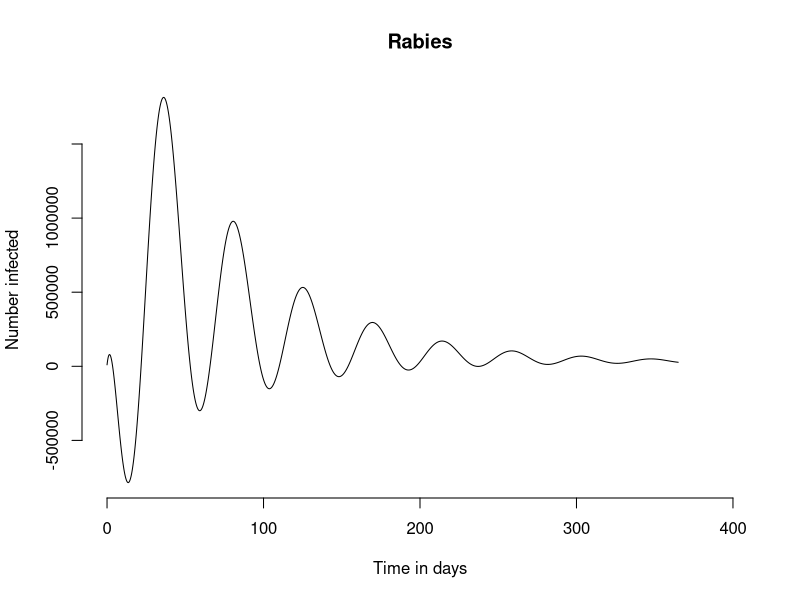

The R script that drew this image:
rm(list=ls())

sir <- function(t,y,parms){
#ds
  with(c(as.list(y),parms),{
    dSdT <- -Lambda*S-Tau*S +Psi*V+B*N- Mu1 * S
    dEdT <- Lambda*S - Gamma*E -Mu1 * E
    dIdT <- Gamma*E-Mu1*I-Mu2*I
    dVdT <- Tau*S - Psi * V - Mu1 * V
    
    return(list(c(dSdT,dVdT,dEdT,dIdT)))
  })
}




time <- 0



N0 <- 1000000


pop.SI <- c(S = (1-0.02)*N0,
            E = (0.01)*N0,
            I = (0.01)*N0, 
            V=0 )       



values <- c(B = 0.0005,Mu1=0.005,Mu2=0.01,Psi=0.05,Tau=0.1,Lambda=0.1,Gamma=0.5, N=N0)



sir(t=time,y=pop.SI,parms=values)


delta.t <- 0.1                    

pop.next <- pop.SI + unlist(sir(t=time,y=pop.SI,parms=values)) * delta.t
pop.SI
pop.next



library(deSolve)               
time.out <- seq(0,365,0.1)  ## FIXME  

lsoda(
  y = pop.SI,               
  times = time.out,             
  func = sir,                   
  parms = values                
)

ts.sir <- data.frame(lsoda(
  y = pop.SI,               
  times = time.out,         
  func = sir,               
  parms = values            
))

head(ts.sir)

subset(ts.sir,time==365)

plot(ts.sir$time,               # Time on the x axis
     ts.sir$I,                  # Number infected (I) on the y axis
     xlab = "Time in days",     # Label the x axis
     ylab = "Number infected",  # Label the y axis
     main = "Rabies",           # Plot title
     xlim = c(0,400),           #
     type = "l",                # Use a line plot
     bty = "n")                 # Remove the box around the plot
